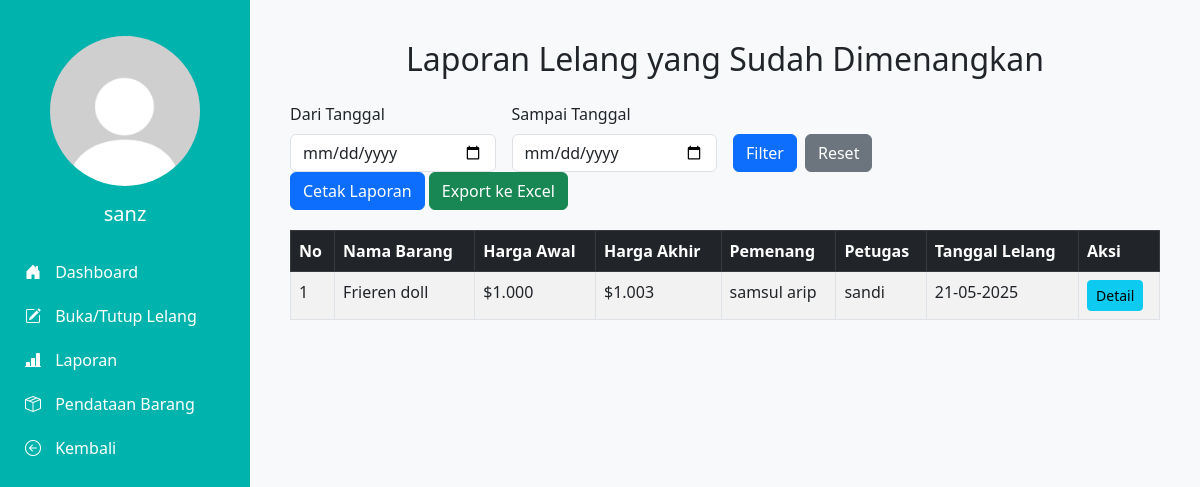
Page /admin/laporan.php (signed in) on the committed database.
### tables this page shows
CREATE TABLE `tb_lelang` (
  `id_lelang` int(11) NOT NULL,
  `id_barang` int(11) DEFAULT NULL,
  `tgl_lelang` date DEFAULT NULL,
  `harga_akhir` int(20) DEFAULT NULL,
  `id_user` int(11) DEFAULT NULL,
  `id_petugas` int(11) DEFAULT NULL,
  `status` enum('dibuka','ditutup') DEFAULT NULL
);

CREATE TABLE `tb_barang` (
  `id_barang` int(11) NOT NULL,
  `nama_barang` varchar(25) DEFAULT NULL,
  `tgl` date DEFAULT NULL,
  `harga_awal` int(20) DEFAULT NULL,
  `deskripsi_barang` varchar(100) DEFAULT NULL,
  `foto` varchar(255) DEFAULT NULL
);

CREATE TABLE `tb_masyarakat` (
  `id_user` int(11) NOT NULL,
  `nama_lengkap` varchar(25) DEFAULT NULL,
  `username` varchar(25) DEFAULT NULL,
  `password` varchar(225) DEFAULT NULL,
  `telp` varchar(25) DEFAULT NULL
);

CREATE TABLE `tb_petugas` (
  `id_petugas` int(11) NOT NULL,
  `nama_petugas` varchar(25) DEFAULT NULL,
  `username` varchar(25) DEFAULT NULL,
  `password` varchar(225) DEFAULT NULL,
  `id_level` int(11) DEFAULT NULL
);

### admin/laporan.php (the view, shortened to what this page needs)
<?php
include '../database/koneksi.php';
$start_date = $_GET['start_date'] ?? '';
$end_date = $_GET['end_date'] ?? '';
$sql = "SELECT
            l.id_lelang,
            b.nama_barang,
            b.harga_awal,
            l.harga_akhir,
            m.nama_lengkap AS pemenang,
            p.nama_petugas AS petugas,
            l.tgl_lelang
        FROM tb_lelang l
        JOIN tb_barang b ON l.id_barang = b.id_barang
        LEFT JOIN tb_masyarakat m ON l.id_user = m.id_user
        LEFT JOIN tb_petugas p ON l.id_petugas = p.id_petugas
        WHERE l.status = 'ditutup' AND l.id_user IS NOT NULL";
$sql .= " ORDER BY l.tgl_lelang DESC";
$stmt = mysqli_prepare($conn, $sql);
mysqli_stmt_execute($stmt);
$result = mysqli_stmt_get_result($stmt);
?>
<!DOCTYPE html>
<html lang="id">
<head>
  <link href="https://cdn.jsdelivr.net/npm/bootstrap@5.3.0/dist/css/bootstrap.min.css" rel="stylesheet" />
  <link href="https://cdn.jsdelivr.net/npm/bootstrap-icons@1.10.5/font/bootstrap-icons.css" rel="stylesheet"/>
</head>
<body>
<main>
    <div class="sidebar position-fixed">
    <div class="text-center mb-4">
      <img class="profile-pic" src="../img/1.jpg">
      <h5><?php echo isset($_SESSION['username']) ? htmlspecialchars($_SESSION['username']) : 'Admin'; ?></h5>
    </div>
    <nav>
  <a href="dashboard.php" class="<?= basename($_SERVER['PHP_SELF']) == 'dashboard.php' ? 'active' : '' ?>">
    <i class="bi bi-house-door-fill"></i> Dashboard
  </a>
  <a href="bukatutup.php" class="<?= basename($_SERVER['PHP_SELF']) == 'bukatutup.php' ? 'active' : '' ?>">
    <i class="bi bi-pencil-square"></i> Buka/Tutup Lelang
  </a>
  <a href="laporan.php" class="<?= basename($_SERVER['PHP_SELF']) == 'laporan.php' ? 'active' : '' ?>">
    <i class="bi bi-bar-chart-line-fill"></i> Laporan
  </a>
  <a href="pendataanbarang.php" class="<?= basename($_SERVER['PHP_SELF']) == 'pendataanbarang.php' ? 'active' : '' ?>">
    <i class="bi bi-box-seam"></i> Pendataan Barang
  </a>
  <a href="../index.php">
    <i class="bi bi-arrow-left-circle"></i> Kembali
  </a>
</nav>
  </div>
</main>
<section>
    <div class="main-content">
        <h2 class="text-center mb-4">Laporan Lelang yang Sudah Dimenangkan</h2>
        <div class="filter-container no-print">
            <form method="GET" action="" class="row g-3">
                <div class="col-md-3">
                    <label for="start_date" class="form-label">Dari Tanggal</label>
                    <input type="date" class="form-control" id="start_date" name="start_date"
                           value="<?= htmlspecialchars($start_date) ?>">
                </div>
                <div class="col-md-3">
                    <label for="end_date" class="form-label">Sampai Tanggal</label>
                    <input type="date" class="form-control" id="end_date" name="end_date"
                           value="<?= htmlspecialchars($end_date) ?>">
                </div>
                <div class="col-md-2 d-flex align-items-end">
                    <button type="submit" class="btn btn-primary">Filter</button>
                    <a href="laporan.php" class="btn btn-secondary ms-2">Reset</a>
                </div>
            </form>
        </div>
        <div class="no-print print-button">
            <button onclick="window.print()" class="btn btn-primary">Cetak Laporan</button>
            <a href="export_laporan.php?type=excel" class="btn btn-success">Export ke Excel</a>
        </div>
        <div class="table-responsive">
            <table class="table table-bordered table-striped">
                <thead class="table-dark">
                    <tr>
                        <th>No</th>
                        <th>Nama Barang</th>
                        <th>Harga Awal</th>
                        <th>Harga Akhir</th>
                        <th>Pemenang</th>
                        <th>Petugas</th>
                        <th>Tanggal Lelang</th>
                        <th class="no-print">Aksi</th>
                    </tr>
                </thead>
                <tbody>
                    <?php if (mysqli_num_rows($result) > 0): ?>
                        <?php $no = 1; ?>
                        <?php while ($row = mysqli_fetch_assoc($result)): ?>
                            <tr>
                                <td><?= $no++ ?></td>
                                <td><?= htmlspecialchars($row['nama_barang']) ?></td>
                                <td>$<?= number_format($row['harga_awal'], 0, ',', '.') ?></td>
                                <td>$<?= number_format($row['harga_akhir'], 0, ',', '.') ?></td>
                                <td><?= htmlspecialchars($row['pemenang']) ?></td>
                                <td><?= htmlspecialchars($row['petugas']) ?></td>
                                <td><?= date('d-m-Y', strtotime($row['tgl_lelang'])) ?></td>
                                <td class="no-print">
                                    <a href="detail_lelang.php?id=<?= $row['id_lelang'] ?>" class="btn btn-info btn-sm">Detail</a>
                                </td>
                            </tr>
                        <?php endwhile; ?>
                    <?php else: ?>
                        <tr>
                            <td colspan="8" class="text-center">Belum ada data lelang yang dimenangkan</td>
                        </tr>
                    <?php endif; ?>
                </tbody>
            </table>
        </div>
    </div>
</section>
</body>
</html>

### admin/laporan.php (style rules this page uses)
body { background-color: #f8f9fa; }
.sidebar { width: 250px; background-color: #00b3ad; color: white; min-height: 100vh; padding: 20px 10px; }
.sidebar a { color: white; display: block; padding: 10px 15px; text-decoration: none; font-weight: 500; }
.sidebar i { margin-right: 10px; }
.profile-pic { width:150px; height: 150px; border-radius: 50%; object-fit: cover; margin-bottom: 16px; margin-left: auto; }
.main-content { margin-left: 250px; padding: 40px; }
.table-responsive { margin-top: 20px; }

### rows in the picture
tb_lelang: id_barang.nama_barang "Frieren doll", id_barang.harga_awal "1.000", harga_akhir "1.003", id_user.nama_lengkap "samsul arip", id_petugas.nama_petugas "sandi", tgl_lelang "21-05-2025"

### other values in the picture
$_SESSION['username'] "sanz"
